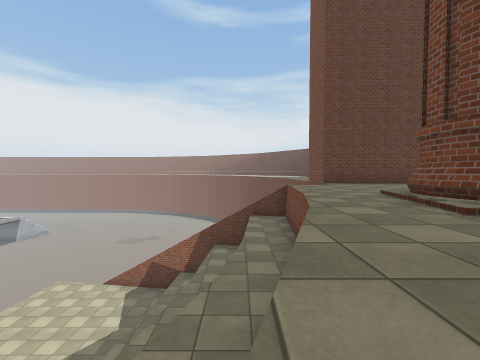
View 1 (above)

24 first-person views from a walk through a scene from a Unity 3-D project. The camera is 0.44 m above the floor, tilts 2° down and sees 90° across. The floor is counted in squares, 1 m on a side. Each view is taken from the middle of a square. On the plan, view 1 faces up. The plan holds only what a view shows up to about 9 squares ahead; the rest is blank. The place goes on beyond the plan. The player is left out. Some animated figures are left out. Some surface patterns are stand-ins.

View 2
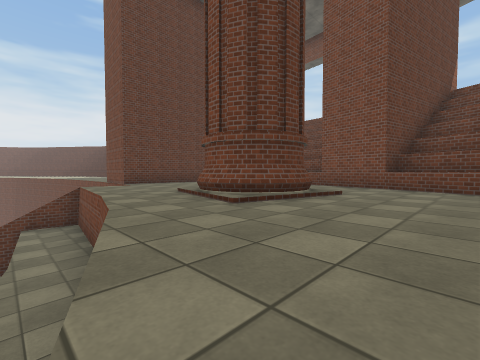

View 3
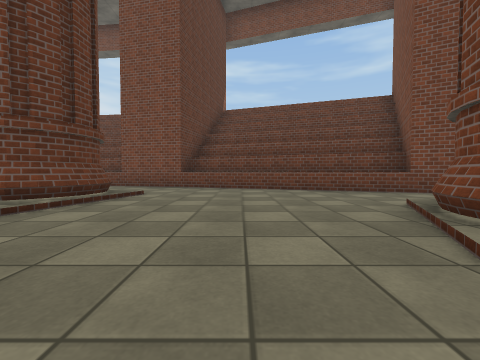

View 4
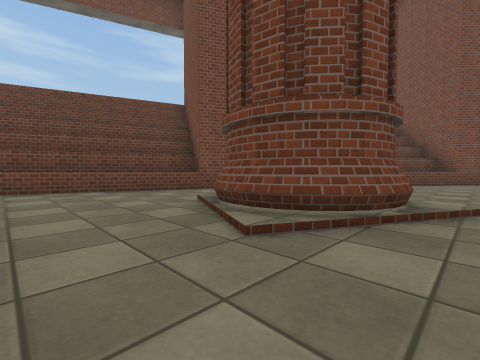

View 5
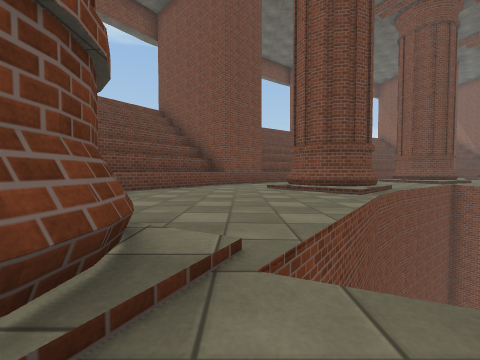

View 6
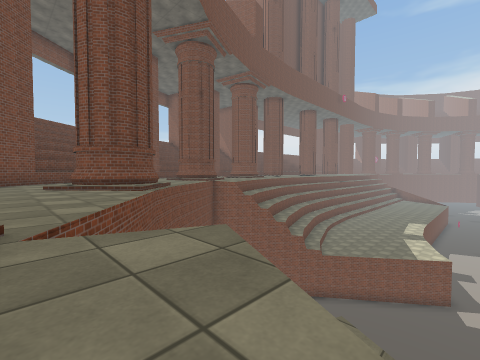

View 7
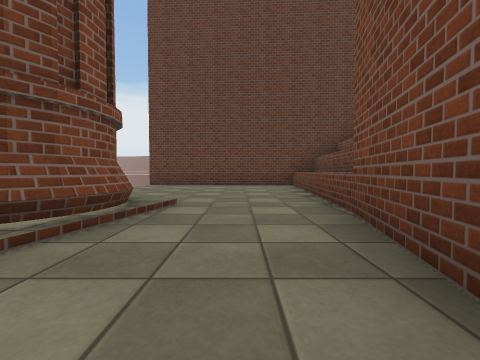

View 8
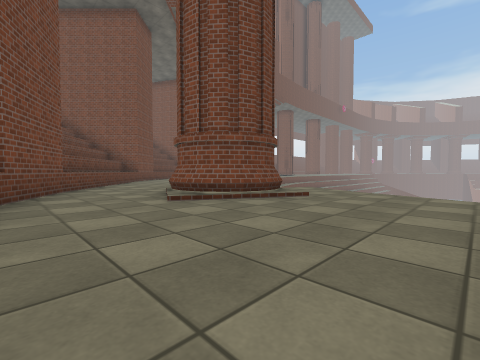

View 9
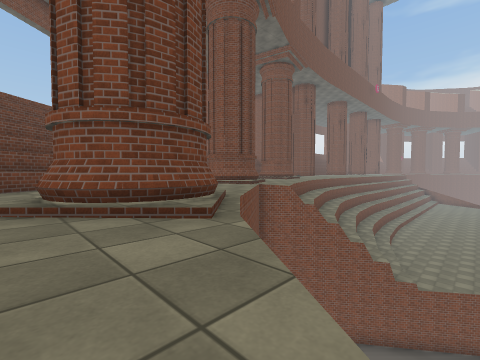

View 10
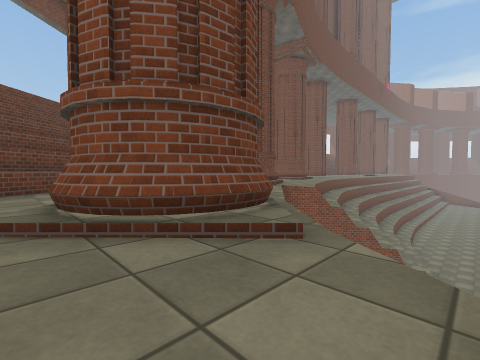

View 11
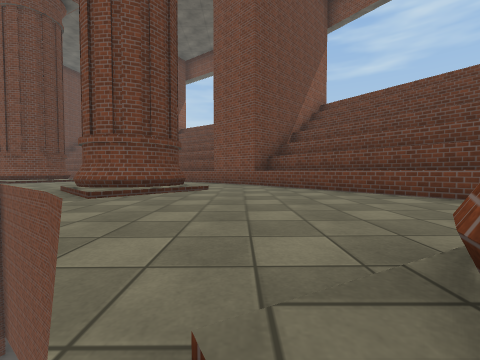

View 12
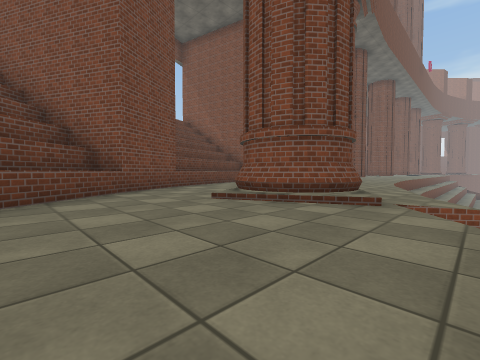

View 13
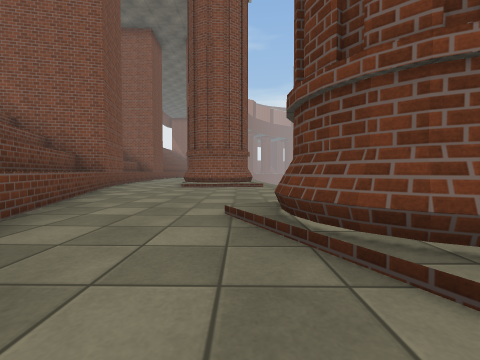

View 14
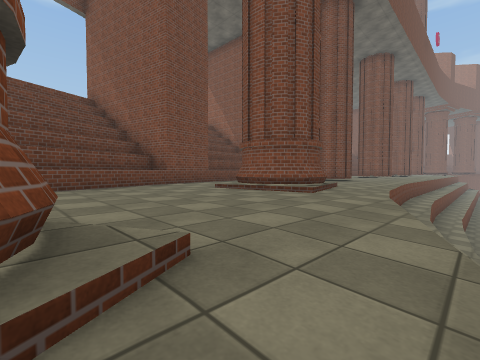

View 15
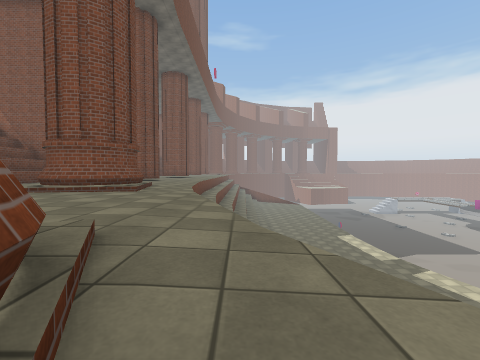

View 16
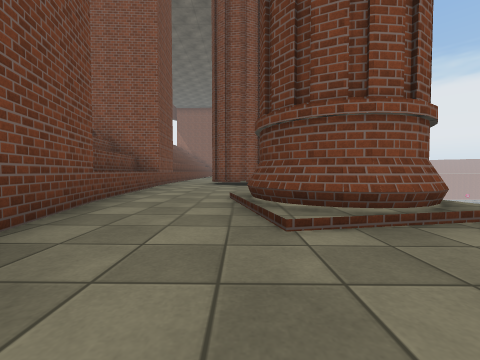

View 17
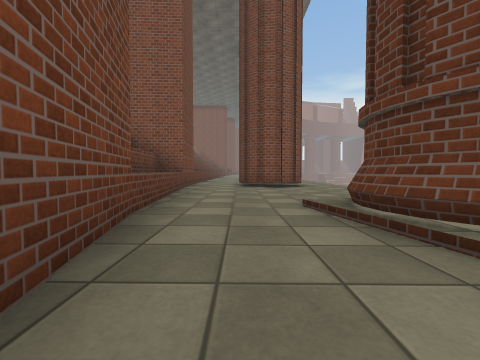

View 18
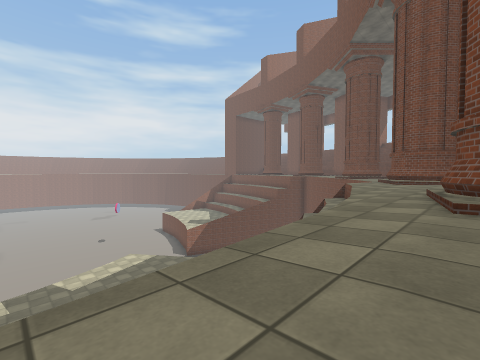

View 19
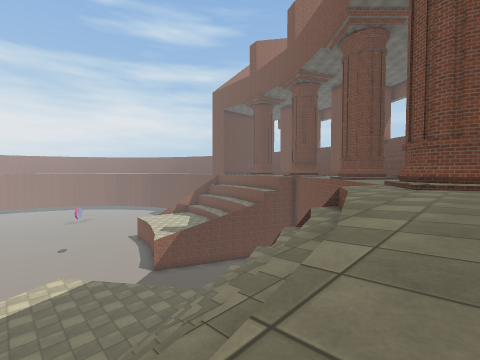

View 20
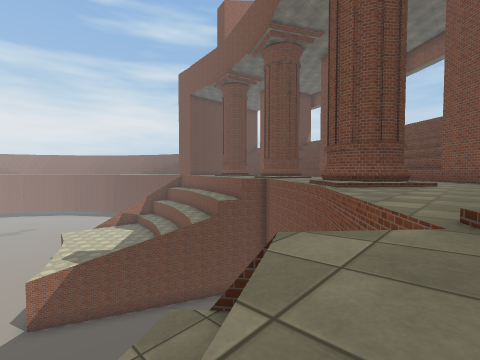

View 21
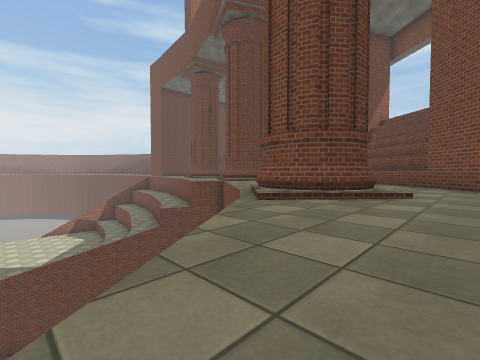

View 22
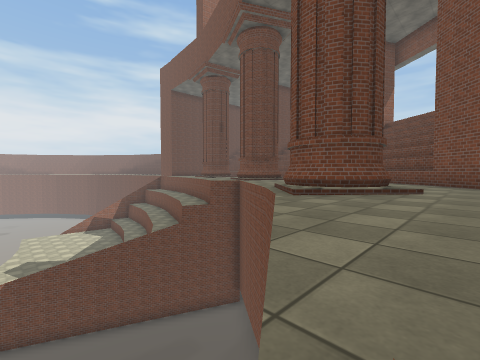

View 23
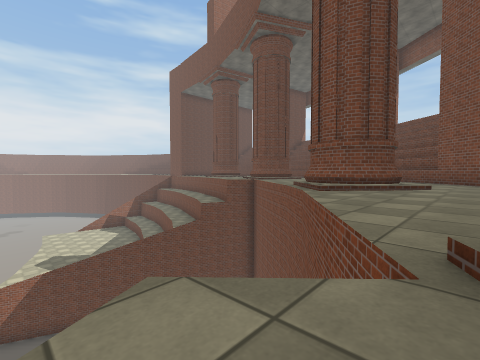

View 24
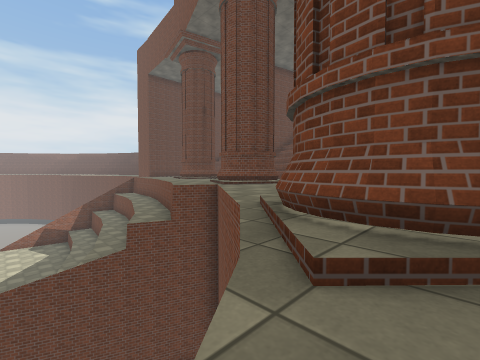

### Floor plan
Key: @ floor where view 1 was taken; # wall or solid block; . main floor; - floor 0.05 m lower than the main floor; _ floor 0.1 m lower than the main floor; / step, stairs or slope; = window, fence, low wall or low ledge; ^ raised ledge; v drop or lower ground.
Columns run from 20 left of view 1 to 8 right of it. Each row starts with its distance up from view 1.
 10                        #
  9              vvvvvv    ######
  8              vvvvvvvvvvv....^
  7              vvvvvvvvv......#
  6               vvvvvvvv......#
  5               vvvvvvvv......#
  4                   vvvv.##/.^#
  3                   vvvv.##/.#
  2                 vv vv..//..#
  1           vvv     v v......#
  0           vvvvv  vvv@.....^#
 -1         vvvvvvvvvvvv......^#
 -2     vvv vvvvvvvvvvvv.##...#
 -3  vvvvvvv vvvvv vvv v=##..^#
 -4  vvvvvvv  v     vvvv.##..##
 -5  vvvvvvvv        vv.....#
 -6     vvvvvv       v-.....^
 -7      vvvvvv      v-....^#
 -8       vvvvv    vv##...^#
 -9      vvvvvvv  v--##..^^#
-10      vvvvvvvvv--.....^#
-11 vvvvvvvvvv///--.....#v
-12 vvvvvvv/---###....^^v
-13 vv/_---/---###...^##
-14 -----##/-.......^##
-15 #----##/......###
-16 ##...//.....^# #
-17 #........^^##
-18 .....^#####
-19 #####

Where each view was taken, in squares from view 1:
view 1: 0 up, 0 right, facing up
view 2: 0 up, 0 right, facing up-right
view 3: 0 up, 0 right, facing right
view 4: 0 up, 0 right, facing down-right
view 5: 2 down, 0 right, facing down
view 6: 1 down, 0 right, facing down-left
view 7: 1 up, 6 right, facing up
view 8: 1 up, 5 right, facing down-left
view 9: 5 down, 1 left, facing down-left
view 10: 6 down, 1 left, facing down-left
view 11: 11 down, 8 left, facing right
view 12: 10 down, 4 left, facing down-left
view 13: 14 down, 6 left, facing left
view 14: 11 down, 9 left, facing down-left
view 15: 11 down, 8 left, facing left
view 16: 16 down, 11 left, facing left
view 17: 17 down, 12 left, facing left
view 18: 14 down, 19 left, facing up-right
view 19: 13 down, 16 left, facing up-right
view 20: 11 down, 10 left, facing up-right
view 21: 11 down, 7 left, facing up-right
view 22: 11 down, 8 left, facing up-right
view 23: 11 down, 9 left, facing up-right
view 24: 9 down, 5 left, facing up-right
